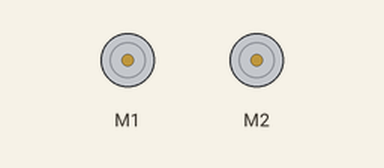
Bench run of a sketch on a simulated Arduino Uno, built for the host (arithmetic inside an expression is 32-bit, double 64-bit). On the bench: 2 × DC motor (green arrow = forward, orange = backward, longer = faster).

Above: at 0.0 s.
At 2.1 s:
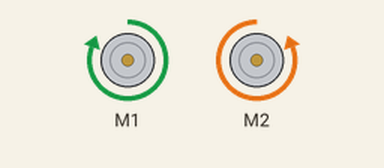
Timing chart, 0 to 3.6 s (numbered marks = the images above):
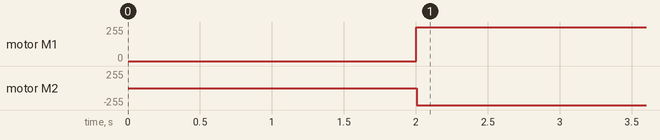

Measured:
- by itself, motor M1: stopped → forward 255/255 at 2.0 s
- by itself, motor M2: stopped → backward 255/255 at 2.0 s

The sketch:

Task_30SerialPacket.ino
```cpp
// Serial Packetized Mode of Sabertooth

#include <Sabertooth.h>
Sabertooth ST(128); // The Sabertooth is on address 128. We'll name its object ST.

void setup()
{
  SabertoothTXPinSerial.begin(115200); // 9600 is the default baud rate for Sabertooth packet serial.
  ST.autobaud(); // Send the autobaud command to the Sabertooth controller(s).

}
void loop()
{
  ST.motor(1, 127);
  ST.motor(2, -127);

}
```
